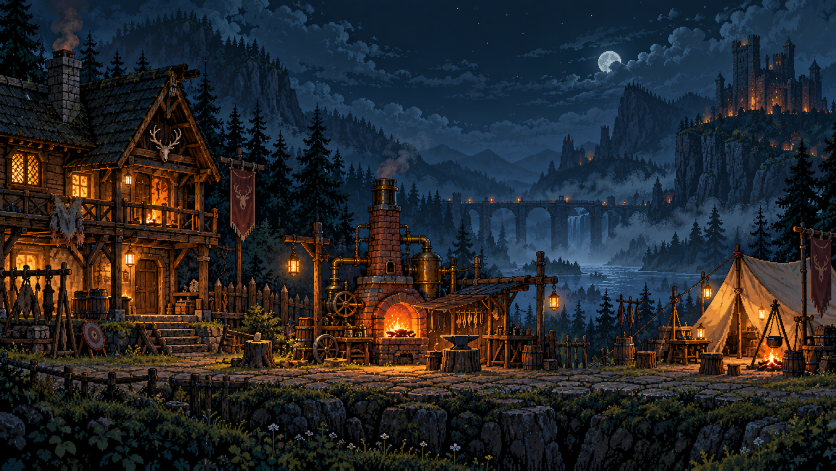
#> input picture art/source/camp_generated.png, 1672 x 941 px (shown at 1/2 size); its folder holds 6 pictures in this run
$ python prepare_art.py
#> lines starting #> are read from the running program, lines starting #| are printed output that depends on the picture
"""Turn project-owned ImageGen source art into game-sized transparent assets."""

from pathlib import Path
from PIL import Image

ROOT = Path(__file__).resolve().parents[1]
SOURCE = ROOT / "art" / "source"
ART = ROOT / "art"


def background(source_name: str, output_name: str) -> Image.Image:
    image = Image.open(SOURCE / source_name).convert("RGB")
    width, height = image.size
    target_ratio = 16 / 9
    if width / height > target_ratio:
        crop_width = round(height * target_ratio)
        left = (width - crop_width) // 2
        image = image.crop((left, 0, left + crop_width, height))
    else:
        crop_height = round(width / target_ratio)
        top = (height - crop_height) // 2
        image = image.crop((0, top, width, top + crop_height))
    image = image.resize((960, 540), Image.Resampling.LANCZOS)
    image.save(ART / output_name, optimize=True)
    return image


def sprite(source_name: str, output_name: str, max_width: int, max_height: int) -> Image.Image:
    image = Image.open(SOURCE / source_name).convert("RGBA")
    alpha = image.getchannel("A")
    bbox = alpha.point(lambda n: 255 if n > 28 else 0).getbbox()
    if bbox is None:
        raise ValueError(f"No opaque content in {source_name}")
    image = image.crop(bbox)
    image.thumbnail((max_width, max_height), Image.Resampling.LANCZOS)
    edge = image.getchannel("A").point(lambda n: 255 if n >= 112 else 0)
    image.putalpha(edge)
    image.save(ART / output_name, optimize=True)
    return image


def preview(camp: Image.Image, hero: Image.Image, rat: Image.Image, boss: Image.Image, platform: Image.Image):
    image = camp.convert("RGBA")
    image.alpha_composite(platform, (304, 325))
    image.alpha_composite(hero, (241, 352))
    image.alpha_composite(rat, (430, 397))
    image.alpha_composite(boss, (586, 323))
    image.convert("RGB").save(ART / "art_preview.png", optimize=True)


def main() -> None:
    camp = background("camp_generated.png", "camp_back.png")
#> in background, image is the input picture: PIL image 1672x941 RGB; mean R, G, B 38, 39.1, 41.7
#> in background, `image = image.crop((0, top, width, top + crop_height))`:
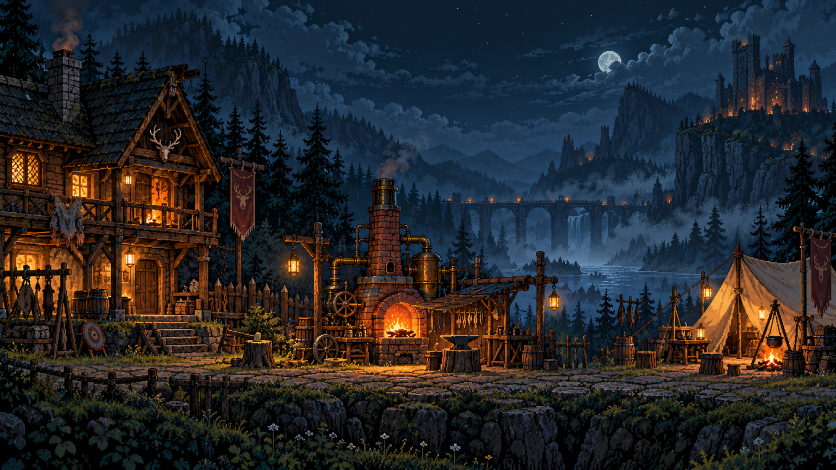
#> image: PIL image 1672x940 RGB (shown at 1/2 size); mean R, G, B 38, 39.1, 41.8
#> in background, `image = image.resize((960, 540), Image.Resampling.LANCZOS)`:
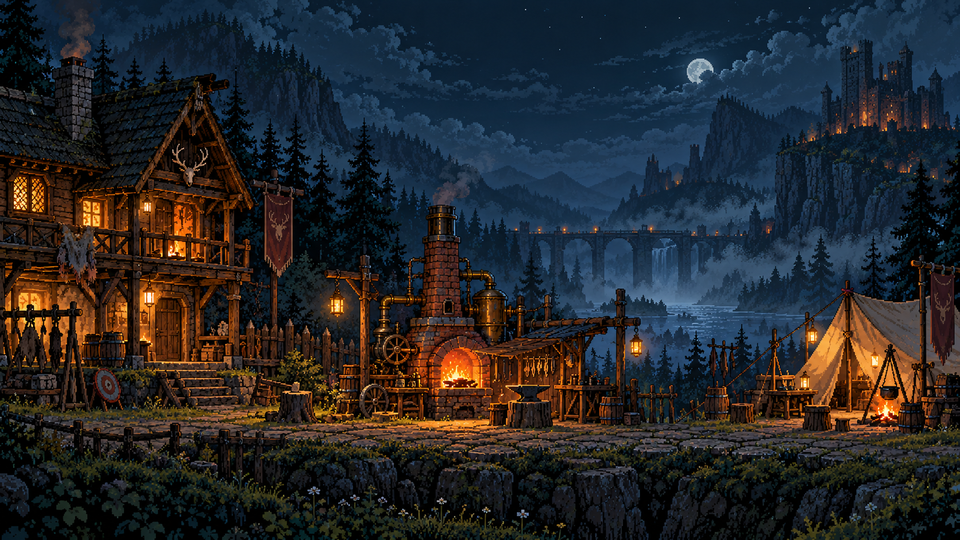
#> image: PIL image 960x540 RGB; mean R, G, B 38.1, 39.1, 41.8
    background("moor_generated.png", "moor_back.png")
#> call 2 of background, with source_name = 'moor_generated.png', output_name = 'moor_back.png'
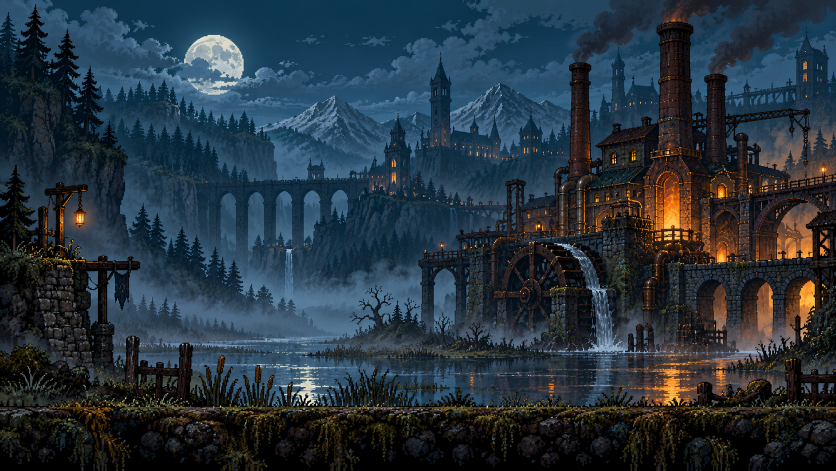
#> input picture art/source/moor_generated.png, 1672 x 941 px (shown at 1/2 size)
#> in background, image is the input picture: PIL image 1672x941 RGB; mean R, G, B 38.6, 51.9, 62.1
#> in background (call 2), `image = image.crop((0, top, width, top + crop_height))`:
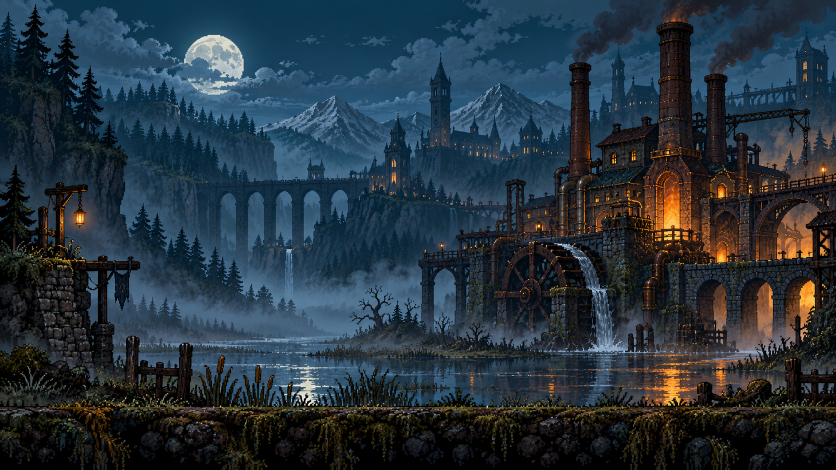
#> image: PIL image 1672x940 RGB (shown at 1/2 size); mean R, G, B 38.6, 51.9, 62.2
#> in background (call 2), `image = image.resize((960, 540), Image.Resampling.LANCZOS)`:
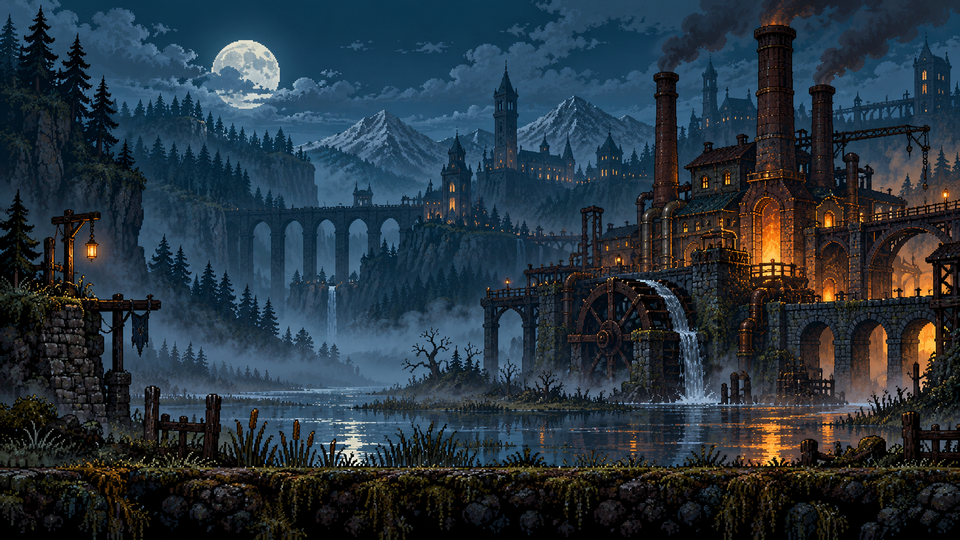
#> image: PIL image 960x540 RGB; mean R, G, B 38.7, 52, 62.2
    hero = sprite("hunter_generated.png", "hunter.png", 132, 126)
    boss = sprite("cinderback_generated.png", "cinderback.png", 270, 145)
    rat = sprite("rat_generated.png", "mire_rat.png", 114, 66)
    platform = sprite("platform_generated.png", "platform.png", 330, 90)
    preview_hero = Image.open(ART / "characters/hunter/great_cleaver_portrait.png").convert("RGBA")
    preview(camp, preview_hero, rat, boss, platform)
    print("Prepared six ImageGen assets and a scene preview in", ART)


if __name__ == "__main__":
#> (the run stopped early here; a loop or call above may not have finished)
